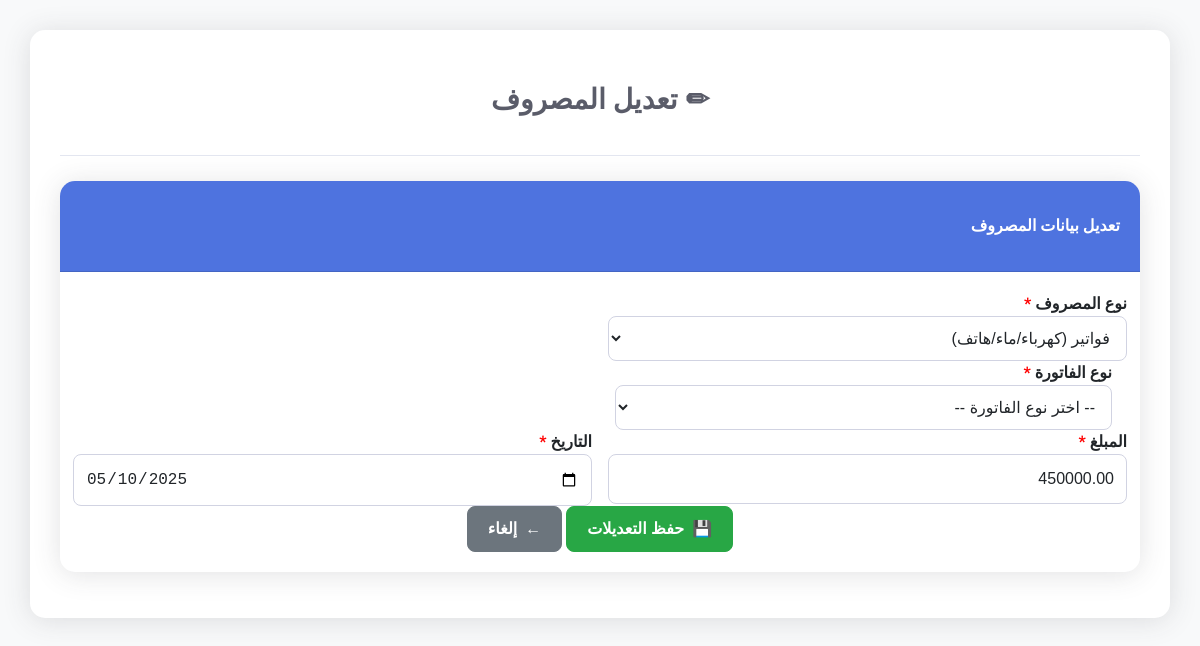
/admin/expenses/edit_expense.php?id=1 (signed in), run on the app's committed database.
### tables this page shows
CREATE TABLE `expenses` (
  `id` int(11) NOT NULL,
  `expense_type` varchar(50) NOT NULL,
  `related_id` int(11) DEFAULT NULL,
  `description` varchar(255) NOT NULL,
  `amount` decimal(10,2) NOT NULL,
  `date` date NOT NULL,
  `cash_transaction_id` int(11) DEFAULT NULL,
  `created_by` int(11) DEFAULT NULL,
  `created_at` timestamp NOT NULL DEFAULT CURRENT_TIMESTAMP
);

### admin/expenses/edit_expense.php (the view, shortened to what this page needs)
<?php
require_once '../../includes/db.php';
$expense_id = $_GET['id'] ?? 0;
$expense = null;
if ($expense_id) {
    $query = "SELECT * FROM expenses WHERE id = ?";
    $stmt = $conn->prepare($query);
    $stmt->bind_param("i", $expense_id);
    $stmt->execute();
    $result = $stmt->get_result();
    $expense = $result->fetch_assoc();
}
?>
<!DOCTYPE html>
<html dir="rtl" lang="ar">
<head>
    <link href="<?= BASE_URL ?>assets/css/bootstrap.rtl.min.css" rel="stylesheet">
    <link href="<?= BASE_URL ?>assets/css/fontawesome.min.css" rel="stylesheet">
</head>
<body>
    <div class="container">
        <div class="page-header">
            <h1 class="page-title">
                <i class="fas fa-edit me-2"></i>تعديل المصروف
            </h1>
        </div>
        <div class="card">
            <div class="card-header">
                <h4 class="mb-0">تعديل بيانات المصروف</h4>
            </div>
            <div class="card-body">
                <form method="post">
                    <div class="row g-3">
                        <div class="col-md-6">
                            <label class="form-label required">نوع المصروف</label>
                            <select name="expense_type" id="expense_type" class="form-select" required>
                                <option value="utilities" <?= $expense['expense_type'] === 'utilities' ? 'selected' : '' ?>>فواتير (كهرباء/ماء/هاتف)</option>
                            </select>
                        </div>
                        <div id="dynamic_fields" class="col-12">
                        </div>
                        <div class="col-md-6">
                            <label class="form-label required">المبلغ</label>
                            <input type="number" name="amount" class="form-control" step="0.01" min="0.01"
                                   value="<?= $expense['amount'] ?>" required>
                        </div>
                        <div class="col-md-6">
                            <label class="form-label required">التاريخ</label>
                            <input type="date" name="date" class="form-control" max="<?= date('Y-m-d') ?>"
                                   value="<?= $expense['date'] ?>" required>
                        </div>
                        <div class="col-12 text-center">
                            <button type="submit" class="btn btn-submit btn-custom">
                                <i class="fas fa-save me-2"></i>حفظ التعديلات
                            </button>
                            <a href="expenses.php" class="btn btn-secondary btn-custom">
                                <i class="fas fa-arrow-left me-2"></i>إلغاء
                            </a>
                        </div>
                    </div>
                </form>
            </div>
        </div>
    </div>
</body>
</html>

### admin/expenses/edit_expense.php (style rules this page uses)
body { background-color: #f8f9fa; font-family: 'Tajawal', sans-serif; font-weight: 600; }
.container { background-color: white; border-radius: 15px; box-shadow: 0 0.15rem 1.75rem 0 rgba(58, 59, 69, 0.15); padding: 30px; margin-top: 30px; margin-bottom: 30px; }
.page-header { border-bottom: 1px solid #e3e6f0; padding-bottom: 15px; margin-bottom: 25px; }
.page-title { color: #5a5c69; font-weight: 700; font-size: 1.75rem; text-align: center; }
.form-label { font-weight: 600; margin-bottom: 0.5rem; }
.form-label.required:after { content: " *"; color: red; }
.btn-custom { border-radius: 8px; font-weight: 600; padding: 10px 20px; transition: all 0.3s; }
.btn-submit { background-color: #28a745; border-color: #28a745; color: white; }
.form-control, .form-select { font-weight: 500; border-radius: 8px; border: 1px solid #d1d3e2; padding: 0.75rem; }
.card { border: none; border-radius: 15px; box-shadow: 0 0.15rem 1.75rem 0 rgba(58, 59, 69, 0.15); }
.card-header { background-color: #4e73df; color: white; border-radius: 15px 15px 0 0 !important; font-weight: 700; }

### data on the page
expenses: expense_type "فواتير (كهرباء/ماء/هاتف)", amount "450000.00", date "05/10/2025"
